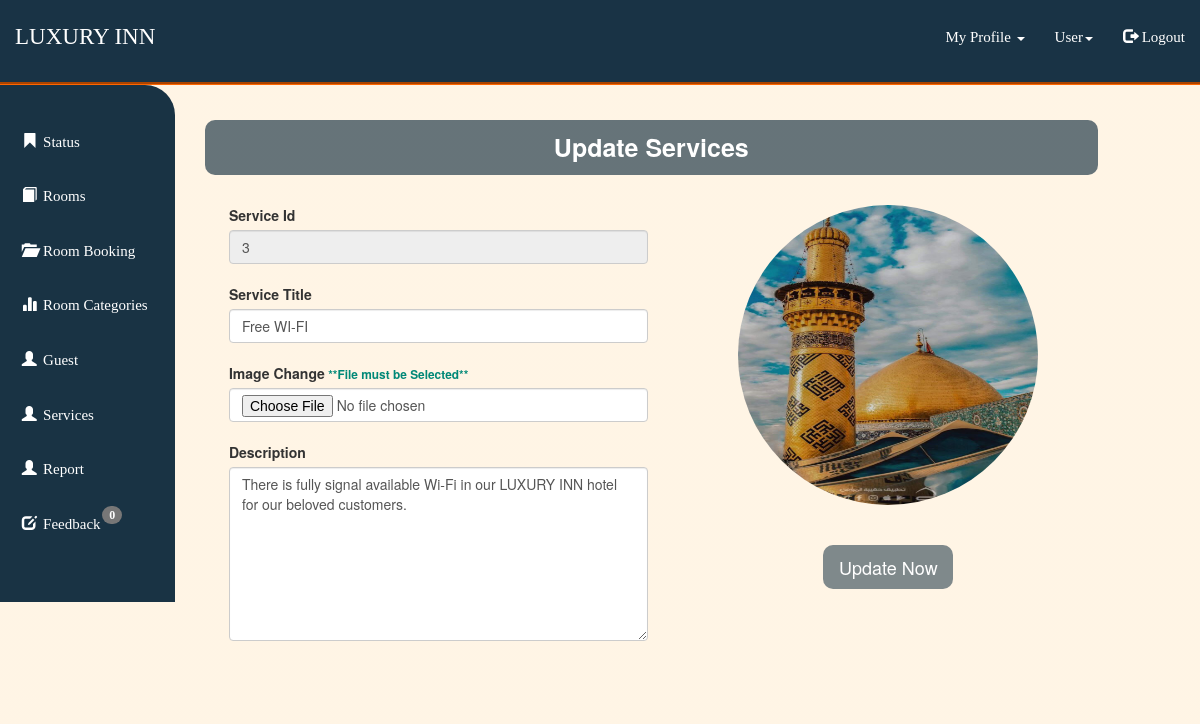
/serviceadd.php?id=3 (signed in), run on the app's committed database.
### tables this page shows
CREATE TABLE `services` (
  `id` int(22) NOT NULL,
  `title` varchar(22) NOT NULL,
  `description` varchar(150) NOT NULL,
  `image` varchar(400) NOT NULL
);

### serviceadd.php (the view, shortened to what this page needs)
<!DOCTYPE html>
<html>
<head>
</head>
<body>
<div class="row">
<?php
require('navbar.php');
?>
<div class="col-md-9" >
	 <div id="page-wrapper">
            <div id="page-inner">
                <div class="row">
                    <div class="col-md-12"><br>
                       <h3 class="text-primary text-center"  style="font-size: 25px;
							background-color: rgba(0,31,51,0.6); padding: 1.5% 0; color: white; border-radius: 10px;
							"><b>Update Services</b></h3>
                    </div>
                </div><br>
						<?php
			$conn = mysqli_connect("localhost","root","","hotel") or die("connection failed");
			$id=$_GET["id"];
					$qry = "SELECT * FROM services  where id = '$id'";
					$result = mysqli_query($conn,$qry) or die("query failed");
					if(mysqli_num_rows($result)>0){
						while($row=mysqli_fetch_assoc($result)){
							$img = $row['image'];
							?><div class="row" style="margin-left: 1%;">
								<div class="col-md-6">
								<form action="editservice.php" onsubmit="return validation()" method="post" enctype="multipart/form-data">
								<div class="form-group">
									<label>Service Id</label>
									<input type="text" name="id"  class="form-control" value="<?php echo $row['id'];?>" readonly/><br>
									<label>Service Title</label>
									<input type="text" name="title"  class="form-control" value="<?php echo $row['title'];?>"/><br>
									<label>Image Change<small style="color: #008877;"> **File must be Selected**</small></label>
									<input type="file" name="uploadfile" required class="form-control" value="<?php echo $row['image'];?>"/><br>
									<label>Description</label>
									<textarea name="description" id="des" class="form-control" rows="8" cols="20"><?php echo $row['description'];?></textarea>
									<span id="desc"  style="font-weight: bold; color: white; background-color: red; font-size: 13px;"></span><br><br>
								</div>
							</div>
							<div class="col-md-6">
								<div class="form-group">
									<center><img class="img-circle" height="300" width="300" src="<?php echo $img ;?>"></center><br><br>
									<center>
									<input type="submit"  value="Update Now" id="butt" class="btn hvr-grow btn-lg">
								</div>
							</div>
						</div>
						</div>
				<?php
				}
				}
				?>
	</div>
	</div>
</div>
</body>
</html>

### serviceadd.php (style rules this page uses)
body { background-image:linear-gradient(rgba(255,153,0,0.1),rgba(255,153,0,0.1)) }
#butt { border-radius: 10px; width: 130px; border:none; background-color:rgb(0,31,51,0.5); color: white; }

### data on the page
services: id "3", title "Free WI-FI", description "There is fully signal available Wi-Fi in our LUXURY INN hotel for our beloved customers.", image (picture)

### other printed values
$num_rows "0"
